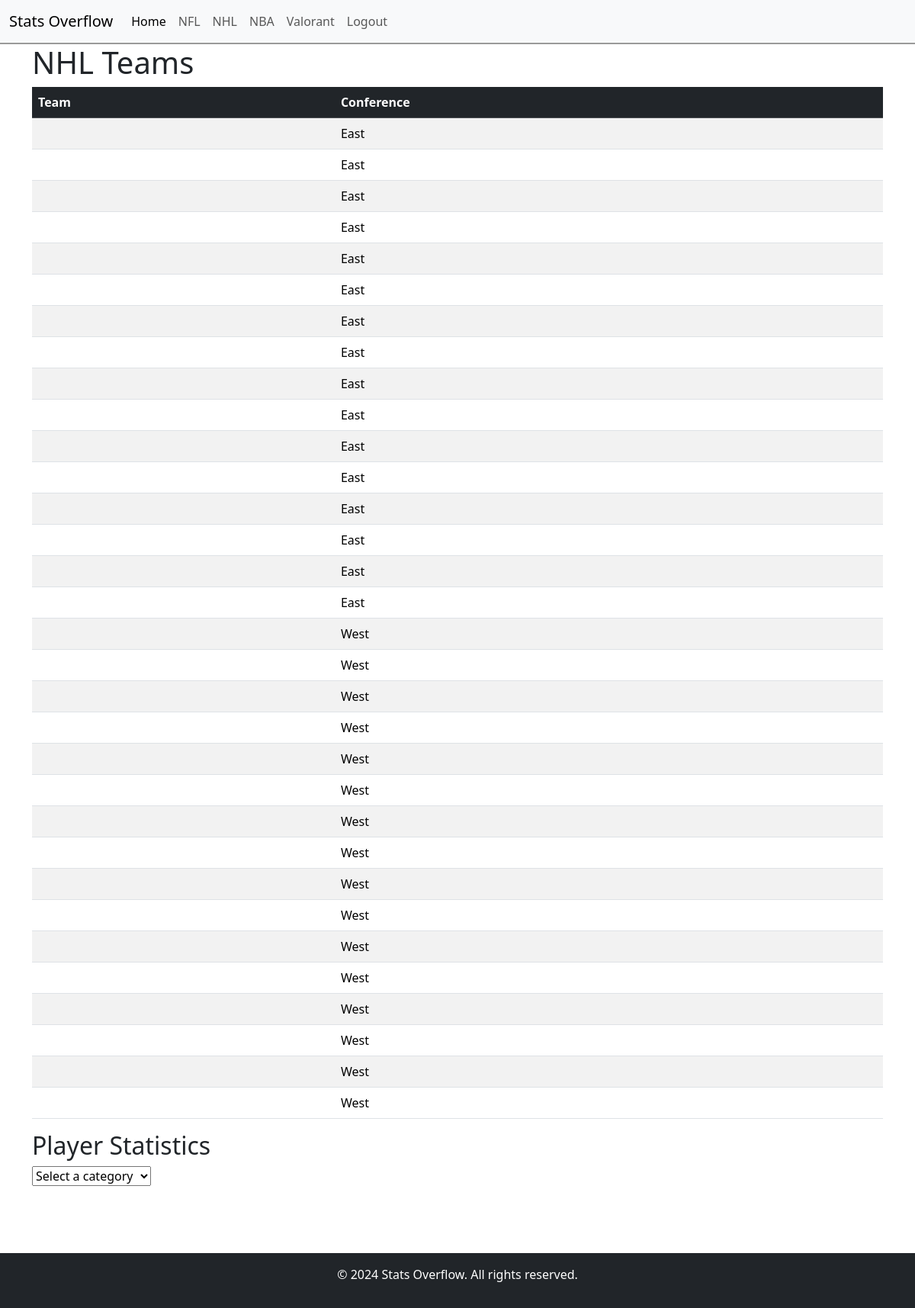
The page /NHL/ (signed in) on the database its author committed.
### sports_stats/models.py (models this page shows, shortened)
class NHL_Team(models.Model):
    team_id = models.AutoField(primary_key=True)
    name = models.CharField(max_length=30)
    team_conference = models.CharField(max_length=30)

### sports_stats/views.py (the view)
# urls.py: path('NHL/', views.NHL, name="NHL"),
def NHL(request):
    nhl_team_list = NHL_Team.objects.all()
    stats_categories = [
        'Team List', 'Goaltending Stats', 'Penalties Stats', 'Scoring Stats'
    ]
    category_models = {
        'Team List': 'NHL_Team',
        'Goaltending Stats': 'NHL_Player_Goaltending_Stats',
        'Penalties Stats': 'NHL_Player_Penalties_Stats',
        'Scoring Stats': 'NHL_Player_Scoring_Stats',
    }
    selected_category = request.GET.get('category')
    stats_data = None
    field_names = []
    if selected_category:
        model_name = category_models[selected_category]
        model = apps.get_model('sports_stats', model_name)
        stats_data = model.objects.all()
        field_names = [field.name for field in model._meta.fields]
    return render(request, 'sports_stats/NHL.html', {
        "team_list": nhl_team_list,
        "stats_categories": stats_categories,
        "selected_category": selected_category,
        "stats_data": stats_data,
        "field_names": field_names
    })

### sports_stats/templates/sports_stats/NHL.html (shortened to what this page needs)
{% extends 'sports_stats/base.html' %}
{% load custom_tags %}
{% block content %}
    <h1>NHL Teams</h1>
    {% if team_list %}
        <table class="table table-striped">
            <thead class="table-dark">
                <th>Team</th>
                <th>Conference</th>
            </thead>
            {% for team in team_list %}
                <tr>
                    <td>{{ team.team_name }}</td>
                    <td>{{ team.team_conference }}</td>
                </tr>
            {% endfor %}
        </table>
    {% else %}
        <p>There are no teams.</p>
    {% endif %}
    <h2>Player Statistics</h2>
    <form method="get" action="">
        <select name="category" onchange="this.form.submit()">
            <option value="">Select a category</option>
        </select>
    </form>
{% endblock %}

### rows shown on the page
NHL_Team: team_conference "East"
NHL_Team: team_conference "East"
NHL_Team: team_conference "East"
NHL_Team: team_conference "East"
NHL_Team: team_conference "East"
NHL_Team: team_conference "East"
NHL_Team: team_conference "East"
NHL_Team: team_conference "East"
NHL_Team: team_conference "East"
NHL_Team: team_conference "East"
NHL_Team: team_conference "East"
NHL_Team: team_conference "East"
NHL_Team: team_conference "East"
NHL_Team: team_conference "East"
NHL_Team: team_conference "East"
NHL_Team: team_conference "East"
NHL_Team: team_conference "West"
NHL_Team: team_conference "West"
NHL_Team: team_conference "West"
NHL_Team: team_conference "West"
NHL_Team: team_conference "West"
NHL_Team: team_conference "West"
NHL_Team: team_conference "West"
NHL_Team: team_conference "West"
NHL_Team: team_conference "West"
NHL_Team: team_conference "West"
NHL_Team: team_conference "West"
NHL_Team: team_conference "West"
NHL_Team: team_conference "West"
NHL_Team: team_conference "West"
NHL_Team: team_conference "West"
NHL_Team: team_conference "West"
